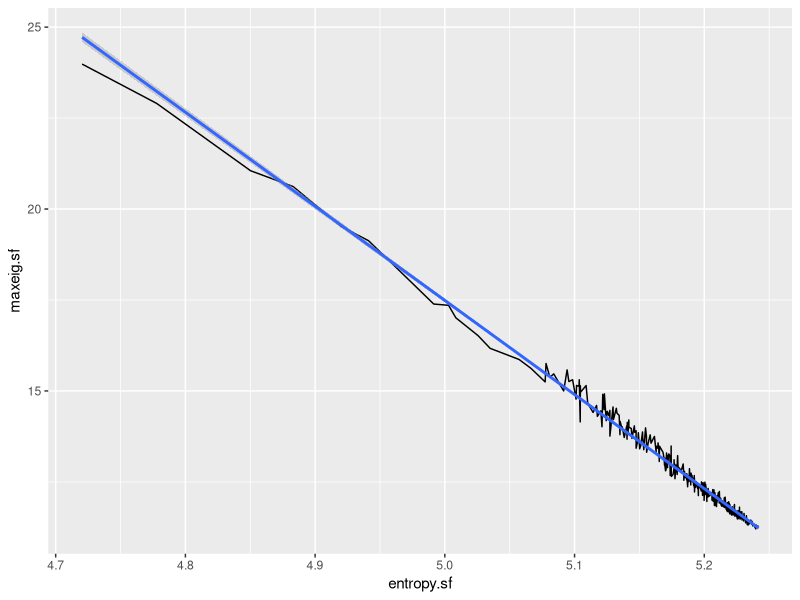

The R script that drew this image: (Note: this script raises an error after producing the figure.)
require('igraph')
require('ggplot2')
n = 200  # node number
d = 5 # node degree
edges = n * d #
tried = 500

maxeig.entropy.sf.nm = data.frame(alpha=numeric(0), maxeig.sf=numeric(0), entropy.sf=numeric(0), squaresum.degrees.sf=numeric(0))
for (i in seq(from=2, to=6, by=0.01)) {
  #gnm = erdos.renyi.game(n, edges, type="gnm")
  repeat {
    gsf = static.power.law.game(n, edges, i)
    if (is.connected(gsf)) break
  }
  asf = get.adjacency(gsf)
  maxeig.sf = max(Re(eigen(asf)$values))
  degrees.sf = degree(gsf)
  degrees.sf = degrees.sf / sum(degrees.sf)
  squaresum.degrees.sf = sum(degrees.sf^2)
  log.degrees.sf = degrees.sf * log(degrees.sf)
  entropy.sf = - sum(log.degrees.sf)

  newrow = c(i, maxeig.sf, entropy.sf, squaresum.degrees.sf)
  maxeig.entropy.sf.nm = rbind(maxeig.entropy.sf.nm, newrow)
}
colnames(maxeig.entropy.sf.nm) = c('alpha', 'maxeig.sf', 'entropy.sf', 'squaresum.degrees.sf')
ggplot(data=maxeig.entropy.sf.nm, aes(x=entropy.sf, y=maxeig.sf)) +
  geom_line() +
  geom_smooth(method = 'lm')

lm(maxeig.sf ~ entropy.sf, data = maxeig.entropy.sf.nm)

gnm = static.power.law.game(n, edges, 3)
#gnm = erdos.renyi.game(n, edges, type="gnm",directed = F)
anm = get.adjacency(gnm)
anm = as.matrix(anm)
estimate.dominant.eigenvalue(anm)

maxeig.sf = max(Re(eigen(anm)$values))
banm = rbind(cbind(matrix(rep(0, n * n), ncol = n), as.matrix(anm)),
             cbind(t(as.matrix(anm)), matrix(rep(0, n * n), ncol = n)))
hist(Re(eigen(banm)$values))
# s = 500
# mean = -1
# std = 2
# M = matrix(rnorm(s*s, mean, std),ncol=s)
# eigs = eigen(M)$values
# max(Re(eigs))
# P = degree.animals %o% degree.plants
